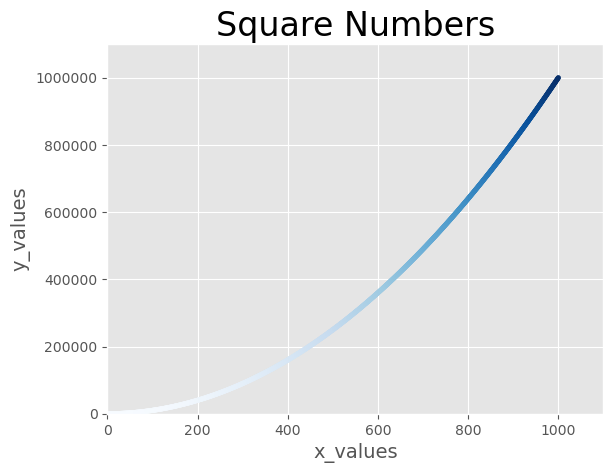

This chart was generated by the following Python code:
import matplotlib.pyplot as plt

# input_values = [1, 2, 3, 4, 5, 6, 7, 8, 9, 10]
# squares = [1, 4, 9, 16, 25, 36, 49, 64, 81, 100]
#
# plt.style.use('ggplot')
# fig, ax = plt.subplots()
# # ax.plot(squares)  # 根据 squares 的索引作为横坐标（x 轴），squares 中的值作为纵坐标（y 轴）来绘制一条线
# # plt.show()
#
#
# # 修改标签文字和线条粗细
# ax.plot(input_values, squares, linewidth=3, color='blue')

# plt.show()

# 使用scatter()绘制散点图
# plt.style.use('ggplot')
# fig,ax = plt.subplots()
# ax.scatter(input_values, squares, s=100)  # s越大散点越大
# ax.set_title('Square Numbers', fontsize=24)
# ax.set_xlabel('Value', fontsize=14)
# ax.set_ylabel('Square of Value', fontsize=14)
#
# ax.tick_params(labelsize=14)  # 刻度标记的字号设置为14
#
#
# plt.show()

x_values = range(1, 1001)
y_values = [x**2 for x in x_values]
plt.style.use('ggplot')
fig, ax = plt.subplots()

ax.scatter(x_values, y_values, c=y_values, cmap=plt.cm.Blues, s=10)  # s越大散点越大
ax.set_title('Square Numbers', fontsize=24)
ax.set_xlabel('x_values', fontsize=14)
ax.set_ylabel('y_values', fontsize=14)
ax.axis([0, 1100, 0, 1100000])
ax.ticklabel_format(style='plain')


# 保存图片
plt.savefig('demo_1.png', bbox_inches='tight')  # 要保存这里要把plt.show()删除
